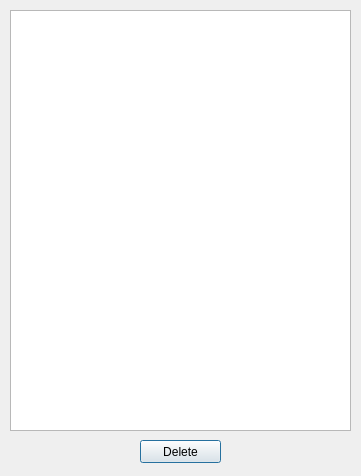
<?xml version="1.0" encoding="UTF-8"?>
<ui version="4.0">
 <class>list</class>
 <widget class="QDialog" name="list">
  <property name="geometry">
   <rect>
    <x>0</x>
    <y>0</y>
    <width>361</width>
    <height>476</height>
   </rect>
  </property>
  <property name="windowTitle">
   <string>SQL Sheets</string>
  </property>
  <widget class="QListWidget" name="listWidget">
   <property name="geometry">
    <rect>
     <x>10</x>
     <y>10</y>
     <width>341</width>
     <height>421</height>
    </rect>
   </property>
   <property name="sortingEnabled">
    <bool>true</bool>
   </property>
  </widget>
  <widget class="QPushButton" name="btn_dlt">
   <property name="geometry">
    <rect>
     <x>140</x>
     <y>440</y>
     <width>81</width>
     <height>23</height>
    </rect>
   </property>
   <property name="text">
    <string>Delete</string>
   </property>
  </widget>
 </widget>
 <resources/>
 <connections/>
</ui>
